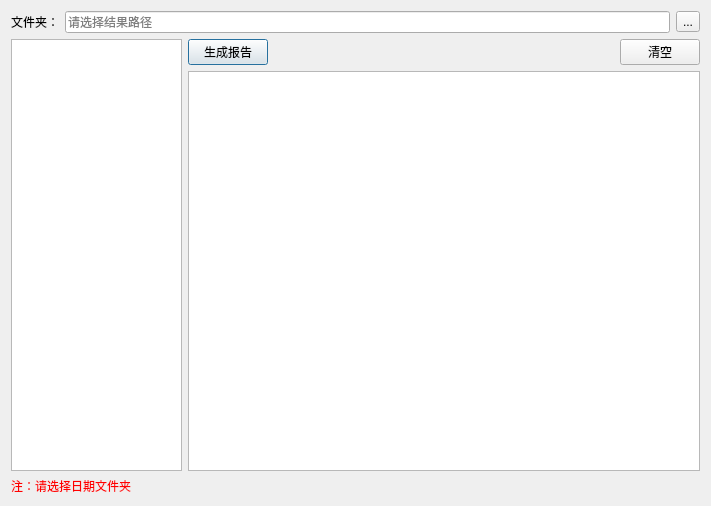
<?xml version="1.0" encoding="UTF-8"?>
<ui version="4.0">
 <class>DiaReport</class>
 <widget class="QDialog" name="DiaReport">
  <property name="geometry">
   <rect>
    <x>0</x>
    <y>0</y>
    <width>711</width>
    <height>506</height>
   </rect>
  </property>
  <property name="windowTitle">
   <string>Dialog</string>
  </property>
  <layout class="QGridLayout" name="gridLayout">
   <item row="0" column="0">
    <widget class="QLabel" name="label">
     <property name="text">
      <string>文件夹：</string>
     </property>
    </widget>
   </item>
   <item row="0" column="1">
    <widget class="QLineEdit" name="linePath">
     <property name="readOnly">
      <bool>true</bool>
     </property>
     <property name="placeholderText">
      <string>请选择结果路径</string>
     </property>
    </widget>
   </item>
   <item row="0" column="2">
    <widget class="QToolButton" name="OpenBtn">
     <property name="text">
      <string>...</string>
     </property>
    </widget>
   </item>
   <item row="1" column="0" colspan="3">
    <layout class="QHBoxLayout" name="horizontalLayout_2" stretch="1,3">
     <item>
      <widget class="QTreeWidget" name="treeFile">
       <attribute name="headerVisible">
        <bool>false</bool>
       </attribute>
       <column>
        <property name="text">
         <string notr="true">1</string>
        </property>
       </column>
      </widget>
     </item>
     <item>
      <layout class="QVBoxLayout" name="verticalLayout">
       <item>
        <layout class="QHBoxLayout" name="horizontalLayout">
         <item>
          <widget class="QPushButton" name="CreateBtn">
           <property name="text">
            <string>生成报告</string>
           </property>
          </widget>
         </item>
         <item>
          <spacer name="horizontalSpacer">
           <property name="orientation">
            <enum>Qt::Horizontal</enum>
           </property>
           <property name="sizeHint" stdset="0">
            <size>
             <width>40</width>
             <height>20</height>
            </size>
           </property>
          </spacer>
         </item>
         <item>
          <widget class="QPushButton" name="ClrBtn">
           <property name="text">
            <string>清空</string>
           </property>
          </widget>
         </item>
        </layout>
       </item>
       <item>
        <widget class="QTextBrowser" name="textShow">
         <property name="styleSheet">
          <string notr="true">font: 75 14pt &quot;Angsana New&quot;;</string>
         </property>
         <property name="html">
          <string>&lt;!DOCTYPE HTML PUBLIC &quot;-//W3C//DTD HTML 4.0//EN&quot; &quot;http://www.w3.org/TR/REC-html40/strict.dtd&quot;&gt;
&lt;html&gt;&lt;head&gt;&lt;meta name=&quot;qrichtext&quot; content=&quot;1&quot; /&gt;&lt;style type=&quot;text/css&quot;&gt;
p, li { white-space: pre-wrap; }
&lt;/style&gt;&lt;/head&gt;&lt;body style=&quot; font-family:'Angsana New'; font-size:14pt; font-weight:72; font-style:normal;&quot;&gt;
&lt;p style=&quot;-qt-paragraph-type:empty; margin-top:0px; margin-bottom:0px; margin-left:0px; margin-right:0px; -qt-block-indent:0; text-indent:0px;&quot;&gt;&lt;br /&gt;&lt;/p&gt;&lt;/body&gt;&lt;/html&gt;</string>
         </property>
        </widget>
       </item>
      </layout>
     </item>
    </layout>
   </item>
   <item row="2" column="0" colspan="2">
    <widget class="QLabel" name="label_2">
     <property name="styleSheet">
      <string notr="true">color: rgb(255, 0, 0);</string>
     </property>
     <property name="text">
      <string>注：请选择日期文件夹</string>
     </property>
    </widget>
   </item>
  </layout>
 </widget>
 <resources/>
 <connections>
  <connection>
   <sender>ClrBtn</sender>
   <signal>clicked()</signal>
   <receiver>textShow</receiver>
   <slot>clear()</slot>
   <hints>
    <hint type="sourcelabel">
     <x>440</x>
     <y>60</y>
    </hint>
    <hint type="destinationlabel">
     <x>192</x>
     <y>364</y>
    </hint>
   </hints>
  </connection>
 </connections>
</ui>
